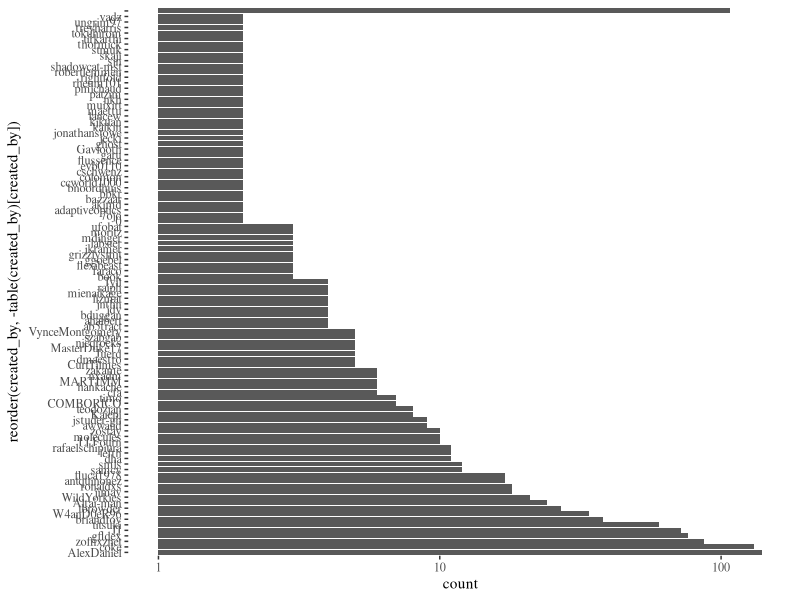
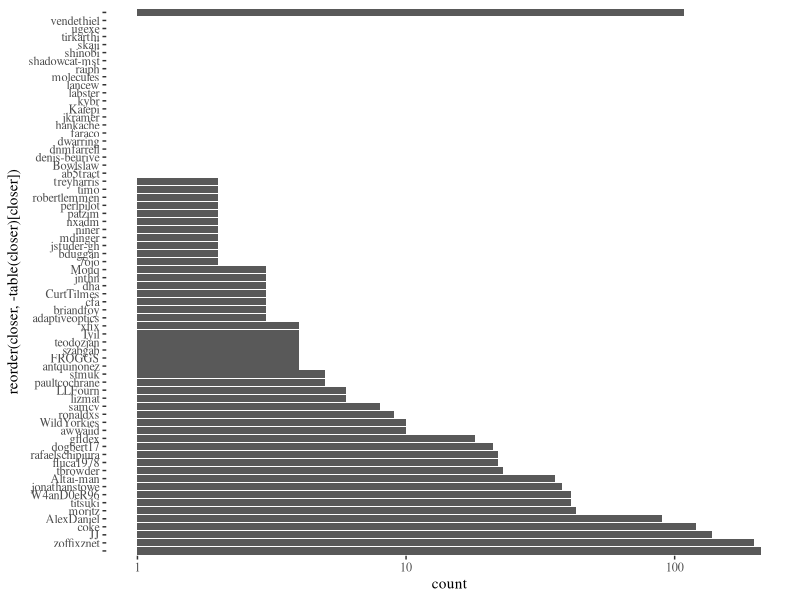

Write the R code that produced these figures, in order.
library(ggplot2)
library(ggthemes)

data <- read.csv("../data/issues.csv")
opens.gt.1 <- data[data$created_by %in%  names( table(data$created_by)[table(data$created_by) > 1]),]
ggplot(opens.gt.1,aes(x=reorder(created_by,-table(created_by)[created_by])))+geom_bar()+scale_y_log10()+ coord_flip()+theme_tufte()
ggplot(data,aes(x=reorder(closer,-table(closer)[closer])))+geom_bar()+scale_y_log10()+ coord_flip()+theme_tufte()
